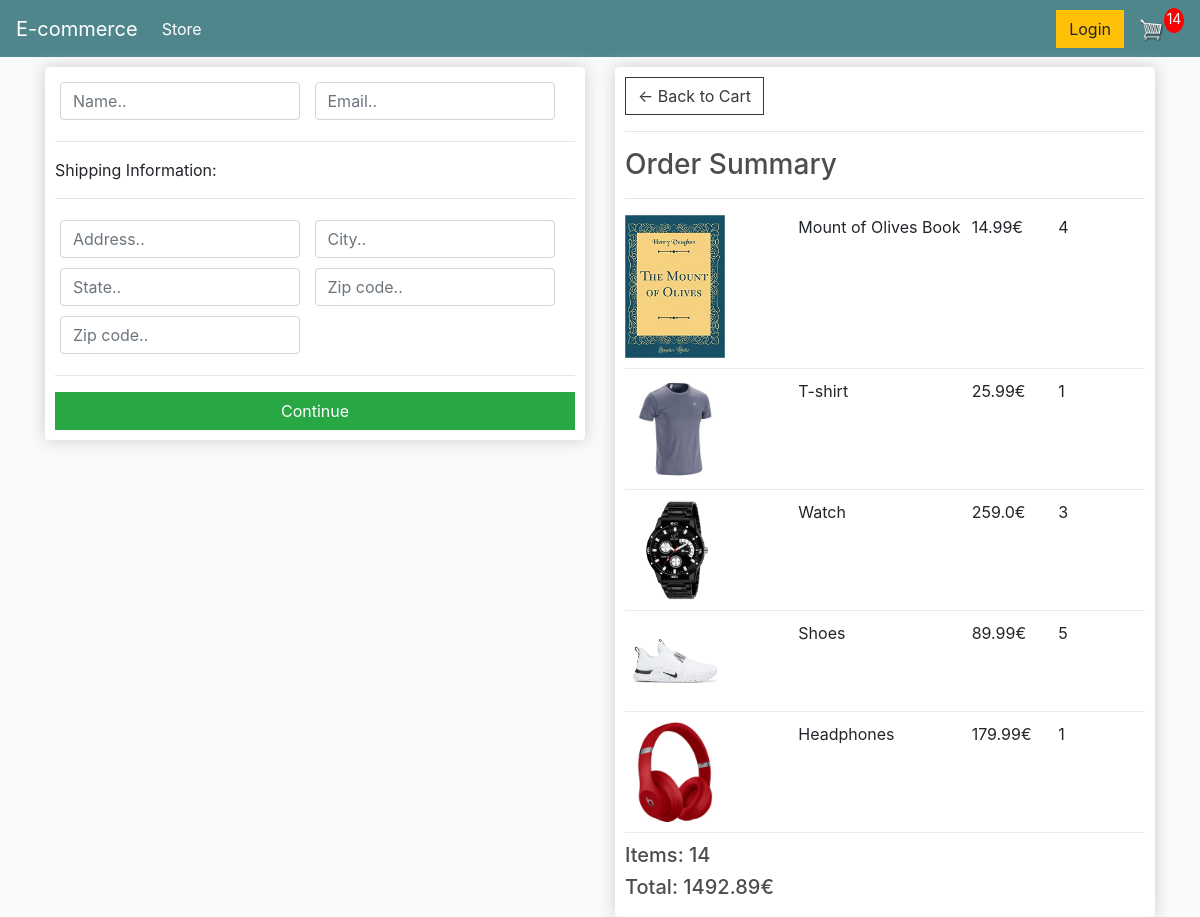
/checkout/ (signed in), run on an earlier commit of the app's database.
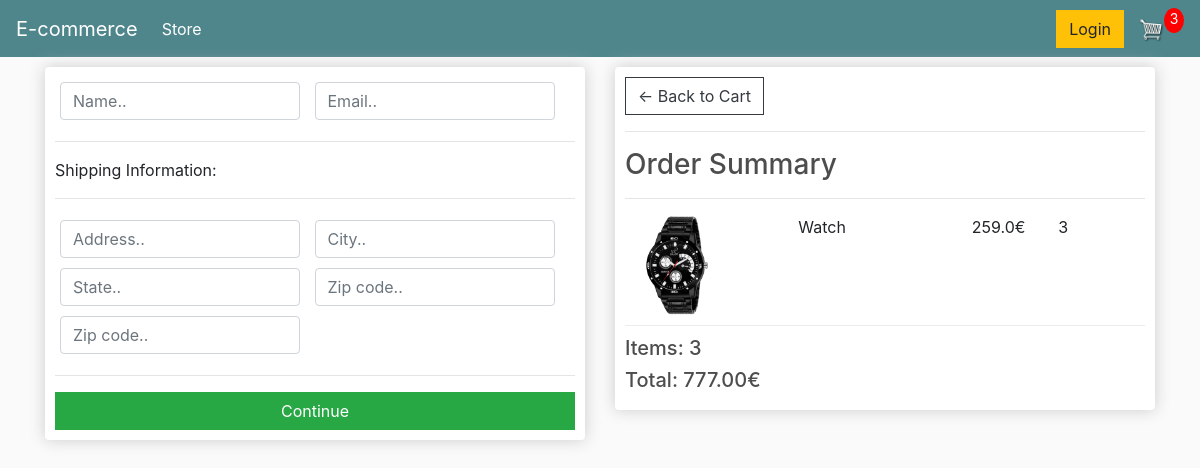
And on a later commit of the database.
### store/models.py (models this page shows, shortened)
class OrderItem(models.Model):
    product = models.ForeignKey(Product, on_delete= models.SET_NULL, blank=True, null=True)
    order = models.ForeignKey(Order, on_delete= models.SET_NULL, blank=True, null=True)
    quantity = models.IntegerField(default=0, null=True, blank=True)
    date_added = models.DateField(auto_now_add=True)
    @property
    def get_total(self):
        total = self.product.price * self.quantity
        return total

class Product(models.Model):
    name = models.CharField(max_length=200, null=True)
    price = models.FloatField()
    digital = models.BooleanField(default=False, null=True, blank=False)
    image = models.ImageField(null=True, blank=True)
    @property
    def imageURL(self):
        try:
            url = self.image.url
        except:
            url = ''
        return url

class Order(models.Model):
    customer = models.ForeignKey(Customer, on_delete= models.SET_NULL, blank=True, null=True)
    date_ordered = models.DateField(auto_now_add=True)
    complete = models.BooleanField(default=False, null=True, blank=False)
    transaction_id = models.CharField(max_length=200, null=True)
    @property
    def shipping(self):
        shipping = False
        orderitems = self.orderitem_set.all()
        for i in orderitems:
            if i.product.digital == False:
                shipping = True
        return shipping
    @property
    def get_cart_total(self):
        orderitems = self.orderitem_set.all()
        total = sum([item.get_total for item in orderitems])
        return total
    @property
    def get_cart_items(self):
        orderitems = self.orderitem_set.all()
        total = sum([item.quantity for item in orderitems])
        return total

### store/views.py (the view)
# urls.py: path('checkout/', views.checkout, name='checkout'),
def checkout(request):
    if request.user.is_authenticated:
        customer = request.user.customer
        order, created = Order.objects.get_or_create(customer=customer, complete=False)
        items = order.orderitem_set.all()
        cartItems = order.get_cart_items
    else:
        items = []
        order = {'get_cart_total': 0, 'get_cart_items':0, 'shipping':False}
        cartItems = order['get_cart_items']
    context = {'items':items, 'order':order, 'cartItems': cartItems}
    return render(request, 'store/checkout.html', context)

### store/templates/store/checkout.html (shortened to what this page needs)
{% extends 'store/main.html' %}
{% load static %}
{% block content %}
     <div class="row">
		<div class="col-lg-6">
			<div class="box-element" id="form-wrapper">
				<form id="form">
					<div id="user-info">
						<div class="form-field">
							<input required class="form-control" type="text" name="name" placeholder="Name..">
						</div>
						<div class="form-field">
							<input required class="form-control" type="email" name="email" placeholder="Email..">
						</div>
					</div>
					<div id="shipping-info">
						<hr>
						<p>Shipping Information:</p>
						<hr>
						<div class="form-field">
							<input class="form-control" type="text" name="address" placeholder="Address..">
						</div>
						<div class="form-field">
							<input class="form-control" type="text" name="city" placeholder="City..">
						</div>
						<div class="form-field">
							<input class="form-control" type="text" name="state" placeholder="State..">
						</div>
						<div class="form-field">
							<input class="form-control" type="text" name="zipcode" placeholder="Zip code..">
						</div>
						<div class="form-field">
							<input class="form-control" type="text" name="country" placeholder="Zip code..">
						</div>
					</div>
					<hr>
					<input id="form-button" class="btn btn-success btn-block" type="submit" value="Continue">
				</form>
			</div>
			<br>
		</div>
		<div class="col-lg-6">
			<div class="box-element">
				<a  class="btn btn-outline-dark" href="{% url 'cart' %}">&#x2190; Back to Cart</a>
				<hr>
				<h3>Order Summary</h3>
				<hr>
				{% for item in items %}
				<div class="cart-row">
					<div style="flex:2"><img class="row-image" src="{{item.product.imageURL}}"></div>
					<div style="flex:2"><p>{{item.product.name}}</p></div>
					<div style="flex:1"><p>{{item.product.price}}€</p></div>
					<div style="flex:1"><p>{{item.quantity}}</p></div>
				</div>
				{% endfor %}
				<h5>Items: {{order.get_cart_items}}</h5>
				<h5>Total: {{order.get_cart_total | floatformat:2}}€</h5>
			</div>
		</div>
	</div>
{% endblock content %}

What changed in the data, as far as the page shows it:
removed OrderItem: product.imageURL (picture), product.name "Mount of Olives Book", product.price "14.99", quantity "4"
removed OrderItem: product.imageURL (picture), product.name "T-shirt", product.price "25.99", quantity "1"
removed OrderItem: product.imageURL (picture), product.name "Shoes", product.price "89.99", quantity "5"
removed OrderItem: product.imageURL (picture), product.name "Headphones", product.price "179.99", quantity "1"
computed for Order: get_cart_items "14" → "3"; get_cart_total "1492.89" → "777.00"
Also different on the page:
{{ cartItems }}: "14" → "3"
